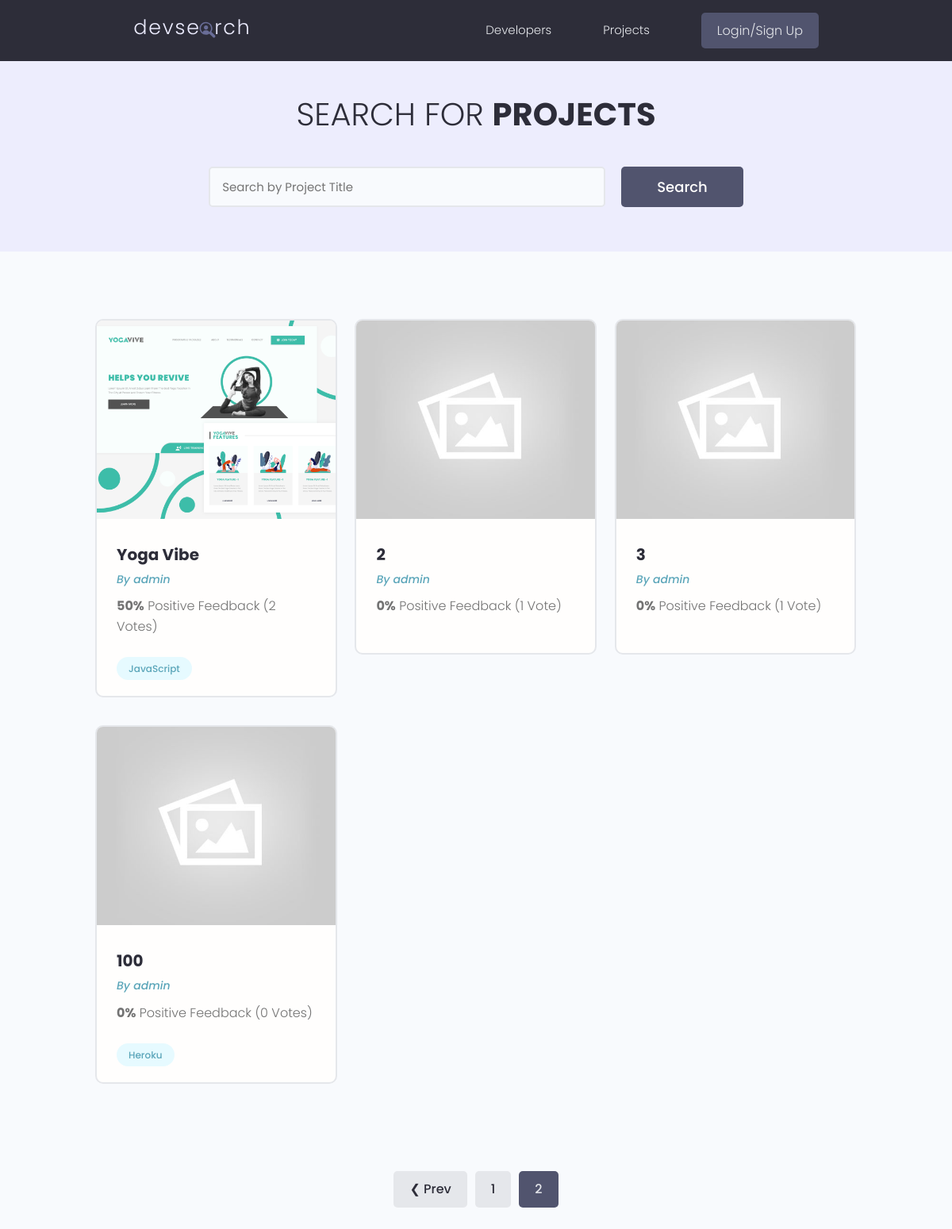
Screenshot of /projects/?page=2 with the database file from the repository.
### projects/models.py (models this page shows, shortened)
class Project(models.Model):
    owner = models.ForeignKey(
        Profile, null=True, blank=True, on_delete=models.CASCADE)
    title = models.CharField(max_length=200)
    description = models.TextField(null=True, blank=True)
    featured_image = models.ImageField(null=True, blank=True, default="default.jpg")
    demo_link = models.CharField(max_length=2000, null=True, blank=True)
    source_link = models.CharField(max_length=2000, null=True, blank=True)
    tags = models.ManyToManyField('Tag', blank=True)
    vote_total = models.IntegerField(default=0, null=True, blank=True)
    vote_ratio = models.IntegerField(default=0, null=True, blank=True)
    created = models.DateTimeField(auto_now_add=True)
    id = models.UUIDField(default=uuid.uuid4,
                            unique=True,
                            primary_key=True,
                            editable=False)
    class Meta:
        ordering = ['-vote_ratio','-vote_total', 'title']
    @property
    def imageURL(self):
        try:
            url = self.featured_image.url
        except:
            url = ''
        return url

class Tag(models.Model):
    name = models.CharField(max_length=200)
    created = models.DateTimeField(auto_now_add=True)
    id = models.UUIDField(default=uuid.uuid4,
                            unique=True,
                            primary_key=True,
                            editable=False)
    def __str__(self):
        return self.name

### users/models.py (models this page shows, shortened)
class Profile(models.Model):
    user = models.OneToOneField(
        User, on_delete=models.CASCADE, null=True, blank=True)
    name = models.CharField(max_length=200, null=True, blank=True)
    email = models.EmailField(max_length=500, blank=True, null=True)
    username = models.CharField(max_length=200, null=True, blank=True)
    location = models.CharField(max_length=200, null=True, blank=True)
    short_intro = models.CharField(max_length=200, blank=True, null=True)
    bio = models.TextField(blank=True, null=True)
    profile_image = models.ImageField(
        null=True, blank=True, upload_to='profiles/',
        default='profiles/user-default.png')
    social_github = models.CharField(max_length=200, null=True, blank=True)
    social_twitter = models.CharField(max_length=200, null=True, blank=True)
    social_linkedin = models.CharField(max_length=200, null=True, blank=True)
    social_youtube = models.CharField(max_length=200, null=True, blank=True)
    social_website = models.CharField(max_length=200, null=True, blank=True)
    created = models.DateTimeField(auto_now_add=True)
    id = models.UUIDField(default=uuid.uuid4,
                            unique=True,
                            primary_key=True,
                            editable=False)
    class Meta:
        ordering = ['created']

### projects/views.py (the view)
# urls.py: path('projects/', views.getProjects),
def projects(request):
    projects, search_query = searchProjects(request)
    custom_range, projects = paginateProjects(request, projects, 6)
    context = {'projects':projects, 'search_query':search_query,
                'custom_range':custom_range}
    return render(request, 'projects/projects.html', context)

### projects/utils.py (called while the page is built)
def paginateProjects(request, projects, results):
    page = request.GET.get('page')
    paginator = Paginator(projects, results)
    try:
        projects = paginator.page(page)
    except PageNotAnInteger:
        page = 1
        projects = paginator.page(page)
    except EmptyPage:
        page = paginator.num_pages
        projects = paginator.page(page)
    leftIndex = (int(page) - 3)
    if leftIndex < 1:
        leftIndex = 1
    rightIndex = (int(page) + 3)
    if rightIndex > paginator.num_pages:
        rightIndex = paginator.num_pages + 1
    custom_range = range(leftIndex, rightIndex)
    return custom_range, projects

def searchProjects(request):
    search_query = ''
    if request.GET.get('search_query'):
        search_query = request.GET.get('search_query')
    tags = Tag.objects.filter(name__icontains=search_query)
    projects = Project.objects.distinct().filter(
        Q(title__icontains=search_query) |
        Q(description__icontains=search_query) |
        Q(owner__name__icontains=search_query) |
        Q(tags__in=tags)
    )
    return projects, search_query

### projects/templates/projects/projects.html (shortened to what this page needs)
{% extends 'main.html' %}
{% block content %}
	<main class="projects">
	<section class="hero-section text-center">
		<div class="container container--narrow">
			<div class="hero-section__box">
				<h2>Search for <span>Projects</span></h2>
			</div>
			<div class="hero-section__search">
				<form id='searchForm' class="form" action="{% url 'projects' %}" method="get">
					<div class="form__field">
						<input class="input input--text" id="formInput#search" type="text" name="search_query"
							placeholder="Search by Project Title" value="{{search_query}}" />
					</div>
					<input class="btn btn--sub btn--lg" type="submit" value="Search" />
				</form>
			</div>
		</div>
	</section>
	<section class="projectsList">
		<div class="container">
			<div class="grid grid--three">
				{% for project in projects %}
					<div class="column">
						<div class="card project">
							<a href="{% url 'project' project.id %}" class="project">
								<img class="project__thumbnail" src="{{ project.imageURL }}"
											alt="project thumbnail" />
								<div class="card__body">
									<h3 class="project__title">{{project.title}}</h3>
									<p>
										<a class="project__author" href="{% url 'user-profile' project.owner.id %}">
										By {{project.owner.username}}
										</a>
									</p>
									<p class="project--rating">
									<span style="font-weight: bold;">{{project.vote_ratio}}%</span> Positive
											Feedback ({{project.vote_total}} Vote{{project.vote_total|pluralize:'s'}})
									</p>
									<div class="project__tags">
										{% for tag in project.tags.all %}
												<span class="tag tag--pill tag--main">
													<small>{{tag}}</small>
												</span>
										{% endfor %}
									</div>
								</div>
							</a>
						</div>
					</div>
				{% endfor %}
			</div>
		</div>
	</section>
	{% include 'pagination.html' with queryset=projects custom_range=custom_range %}
</main>
{% endblock content %}

### static/styles/app.css (style rules this page uses)
:root { --color-sub: #2d2d39; }
.btn--sub { background-color: var(--color-sub-light); }
.card { border: 2px solid var(--color-light); }
img { width: 100%; }
.hero-section { height: 40vh; display: flex; align-items: center; background-color: var(--color-sub); }
.hero-section__box { margin-bottom: 4rem; }
.hero-section__box > h2, .hero-section__box > h2 > span { font-size: 4rem; color: var(--color-light); line-height: 1.3; text-transform: uppercase; }
.hero-section__box > h2 { font-weight: 300; }
.hero-section__box > h2 > span { font-weight: 700; }
.hero-section__search > .form { display: flex; align-items: center; justify-content: center; gap: 2rem; }
.hero-section__search > .form input.input--text { width: 50rem; }
.project__author { font-size: 1.4rem; font-style: italic; }
.project--rating { margin-bottom: 1.6em; margin-top: .5em; }
.projects > .hero-section { background: var(--color-sub-lighter); height: 30vh; }
.projects .hero-section__box { margin-bottom: 2.5rem; }
.projects .hero-section__box > h2 { color: var(--color-sub); }
.projects .hero-section__box > h2 > span { font-weight: 700; color: var(--color-sub); }
.projectsList { margin-top: 8rem; }
.project__thumbnail { height: 25rem; object-fit: cover; object-position: top center; }
.project__title { font-size: 2rem; font-weight: 700; color: var(--color-sub); }

### static/uikit/styles/modules/_variables.css (style rules this page uses)
:root { --color-main: #5aa5b9; --color-main-light: #e6faff; --color-sub: #3f4156; --color-sub-light: #51546e; --color-sub-lighter: #ededfd; --color-text: #737373; --color-gray: #8b8b8b; --color-light: #e5e7eb; --color-light-gray: #767676; --color-bg: #f8fafd; --color-white: #fffefd; --color-white-light: #f3f3f3; --color-success: #359e64; --color-success-bg: #def8e8; --color-error: #fc4b0b; --color-error-bg: #fff2ee; --font-base: 'Poppins', arial, helvetica, 'Segoe UI', roboto, ubuntu, sans-serif; --font-monospace: 'Fira Code', 'Courier New', courier, monospace; --font-regular: 300; --font-medium: 500; --font-bold: 700; --generic-shadow: 1px 1px 5px #00000010; --generic-transition: all 0.3s ease-in-out; }

### static/uikit/styles/modules/_base.css (style rules this page uses)
* { margin: 0; padding: 0; box-sizing: border-box; text-rendering: optimizeLegibility; color: inherit; font-size: inherit; }
html { font-size: 50%; }
@media only screen and (min-width: 480px) { html { font-size: 56.25%; } }
@media only screen and (min-width: 1200px) { html { font-size: 62.5%; } }
body { line-height: 1.6; font-weight: 400; font-size: 1.5rem; color: var(--color-text); background-color: var(--color-bg); min-height: 100vh; }

### static/uikit/styles/modules/_typography.css (style rules this page uses)
* { font-family: var(--font-base); }
h2 { font-size: 3.6rem; font-weight: var(--font-bold); }
h3 { font-size: 3.2rem; font-weight: var(--font-medium); }
p, span, strong { font-size: 1.6rem; color: var(--color-text); font-weight: var(--font-regular); }
a { padding-bottom: 2px; text-decoration: none; display: inline-block; color: var(--color-main); font-weight: var(--font-medium); }

### static/uikit/styles/modules/_utilities.css (style rules this page uses)
.container { width: 92%; max-width: 165rem; margin: 0 auto; box-sizing: border-box; }
.container--narrow { width: 92%; max-width: 120rem; }
@media screen and (min-width: 1000px) { .container { width: 90%; } }
@media screen and (min-width: 1000px) { .container--narrow { width: 85%; } }
@media screen and (min-width: 1200px) { .container { width: 80%; } }
@media screen and (min-width: 1200px) { .container--narrow { width: 72%; } }
.text-center { text-align: center; }

### static/uikit/styles/modules/_button.css (style rules this page uses)
.btn { display: inline-block; position: relative; cursor: pointer; background-color: var(--color-light); font-weight: var(--font-medium); color: var(--color-sub); text-decoration: none; padding: 1rem 2rem; border-radius: 0.5rem; border: none; width: -webkit-fit-content; width: -moz-fit-content; width: fit-content; height: -webkit-fit-content; height: -moz-fit-content; height: fit-content; font-size: 1.6rem; outline-width: 0; outline-color: transparent; -webkit-backface-visibility: hidden; backface-visibility: hidden; transition: all 0.3s ease-in-out; }
.btn--sub { background-color: var(--color-sub); color: var(--color-white); }
.btn--lg { font-size: 1.8rem; padding: 1.2rem 4.5rem; }

### static/uikit/styles/modules/_card.css (style rules this page uses)
.card { border-radius: 1rem; background-color: var(--color-white); border: 1.5px solid var(--color-light); width: auto; height: auto; margin-top: 0.5rem; margin-bottom: 0.5rem; overflow: hidden; }
.card__body, .card__header { padding: 2rem 2.5rem; }

### rows the page displays
Project: imageURL (picture), title "Yoga Vibe", owner.username "admin", vote_ratio "50", vote_total "2"
Tag: name "JavaScript"
Project: imageURL (placeholder picture), title "2", owner.username "admin", vote_ratio "0", vote_total "1"
Project: imageURL (placeholder picture), title "3", owner.username "admin", vote_ratio "0", vote_total "1"
Project: imageURL (placeholder picture), title "100", owner.username "admin", vote_ratio "0", vote_total "0"
Tag: name "Heroku"

### other values shown
{{ page }} "1"
{{ page }} "2"
